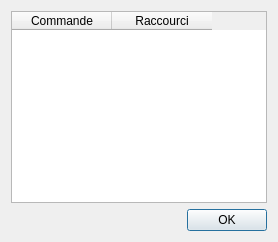
<?xml version="1.0" encoding="UTF-8"?>
<ui version="4.0">
 <class>ShortcutsDialog</class>
 <!-- Apercu des raccourcis : la mise en page quitte le C++ pour ce fichier. Le tableau
      est rempli en code depuis les raccourcis EFFECTIFS des actions, jamais un texte fige — il
      reste donc juste apres un remappage (EX-EDIT-015). -->
 <widget class="QDialog" name="ShortcutsDialog">
  <property name="windowTitle"><string>Raccourcis clavier</string></property>
  <layout class="QVBoxLayout" name="layout">
   <item>
    <widget class="QTableWidget" name="table">
     <property name="columnCount"><number>2</number></property>
     <property name="alternatingRowColors"><bool>true</bool></property>
     <property name="selectionMode"><enum>QAbstractItemView::NoSelection</enum></property>
     <property name="editTriggers"><set>QAbstractItemView::NoEditTriggers</set></property>
     <property name="showGrid"><bool>false</bool></property>
     <column><property name="text"><string>Commande</string></property></column>
     <column><property name="text"><string>Raccourci</string></property></column>
    </widget>
   </item>
   <item>
    <widget class="QDialogButtonBox" name="buttons">
     <property name="orientation"><enum>Qt::Horizontal</enum></property>
     <property name="standardButtons"><set>QDialogButtonBox::Ok</set></property>
    </widget>
   </item>
  </layout>
 </widget>
 <resources/>
 <connections/>
</ui>
